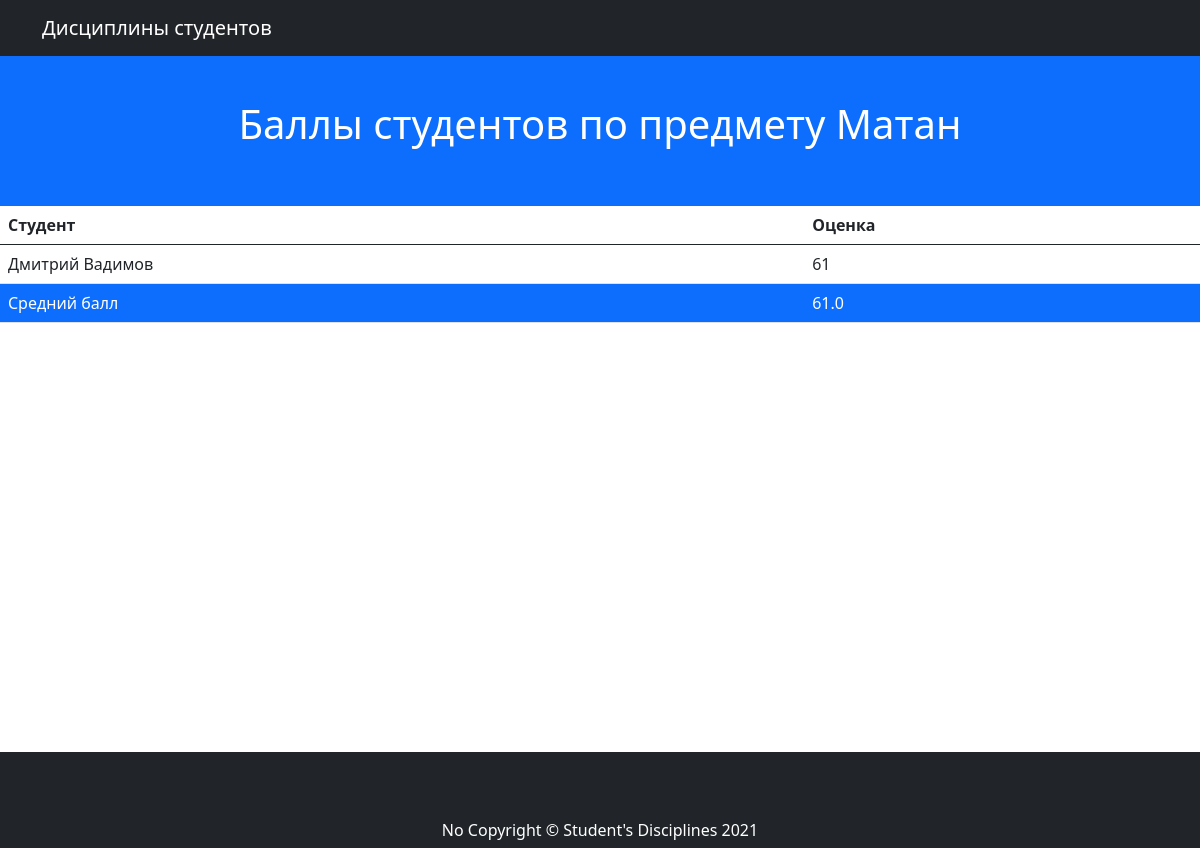
Page /matan_marks/ on the earlier database version.
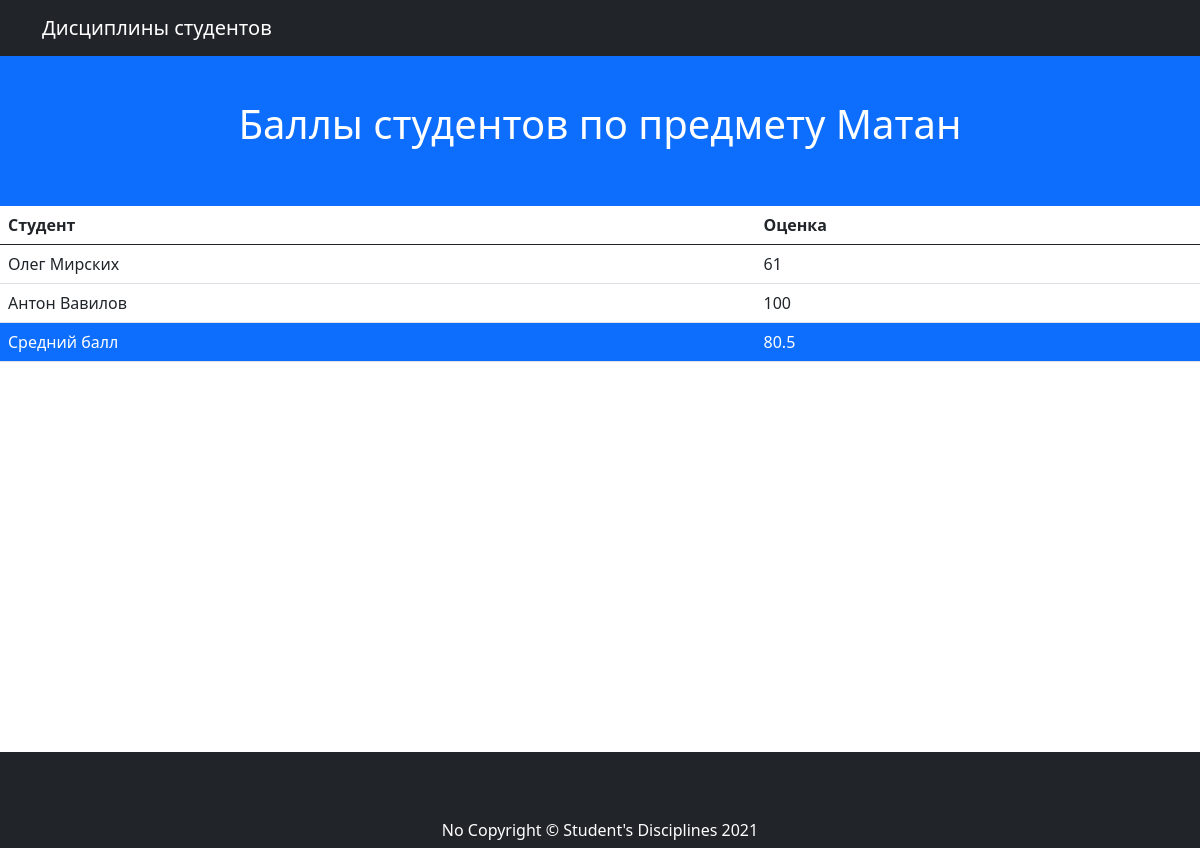
Same page on the later database version.
### mainapp/models.py (models this page shows, shortened)
class Discipline(models.Model):
    discipline_name = models.CharField(max_length=255, verbose_name='Название дисциплины')
    slug = models.SlugField(unique=True, default=None)
    def __str__(self):
        return self.discipline_name

class Mark(models.Model):
    student = models.ForeignKey(Student, verbose_name='Студент', on_delete=models.CASCADE)
    discipline = models.ForeignKey(Discipline, verbose_name='Предмет', on_delete=models.CASCADE)
    mark = models.PositiveIntegerField(default=0)

class Student(models.Model):
    group = models.ForeignKey(Group, verbose_name='Группа', on_delete=models.CASCADE)
    first_name = models.CharField(max_length=255, verbose_name='Имя')
    last_name = models.CharField(max_length=255, verbose_name='Фамилия')
    def __str__(self):
        return '{} {}'.format(self.first_name, self.last_name)

### mainapp/views.py (the view)
# urls.py: path('<str:slug>_marks/', MarksManagerByDiscipline.as_view(), name='discipline_marks'),
class MarksManagerByDiscipline(View):
    @staticmethod
    def get(request, **kwargs):
        discipline_slug = kwargs.get('slug')
        discipline = Discipline.objects.get(slug=discipline_slug)
        marks = Mark.objects.filter(discipline=discipline)
        avg_mark_ = marks.values_list('mark', flat=True)
        avg_mark = Query.get_query(avg_mark_, 'Arithmetic')
        context = {
            'discipline': discipline,
            'marks': marks,
            'avg_marks': avg_mark,
        }
        return render(request, 'discipline_marks.html', context)

### mainapp/algorithms.py (called while the page is built)
    def calculate_avg(self, array):
        length = len(array)
        summary = sum(array)
        avg = summary / length
        return avg

    @staticmethod
    def get_query(array, strategy):
        global algorithm
        if strategy == 'Arithmetic':
            algorithm = Arithmetic()
        elif strategy == 'Median':
            algorithm = Median()
        result = algorithm.calculate_avg(array)
        return result

### mainapp/templates/discipline_marks.html
{% extends 'base.html' %}
{% block content %}
<html lang="ru">
  <header class="bg-primary text-white">
      <h1 class="text-center">Баллы студентов по предмету {{ discipline }}</h1>
  </header>
<table class="table">
    <thead>
    <tr class="first-table-row">
        <th scope="col">Студент</th>
        <th scope="col">Оценка</th>
    </tr>
    </thead>
  <tbody>
    {% for i in marks %}
        <tr><td> {{ i.student }} </td>
            <td> {{ i.mark }} </td></tr>
    {% endfor %}
    <tr class="bg-primary text-white">
        <td> Средний балл </td>
        <td> {{ avg_marks }} </td>
    </tr>
  </tbody>
</table>
</html>
{% endblock content %}

### mainapp/templates/base.html (shortened to what this page needs)
<head>
  <link href="https://cdn.jsdelivr.net/npm/bootstrap@5.0.0-beta2/dist/css/bootstrap.min.css" rel="stylesheet">
</head>
<body id="page-top">
  <nav class="navbar navbar-expand-lg navbar-dark bg-dark fixed-top" id="mainNav">
    <div class="container">
      <a class="navbar-brand js-scroll-trigger" href="/">Дисциплины студентов</a>
    </div>
  </nav>
  {% block  content %}{% endblock content %}
  <footer class="py-5 bg-dark">
    <div class="container">
      <p class="m-0 text-center text-white">No Copyright &copy; Student's Disciplines 2021</p>
    </div>
  </footer>
</body>

### mainapp/templates/base.html (style rules this page uses)
header { padding: 100px 0 50px; }
html { position: relative; min-height: 100%; }
body { margin-bottom: 60px; }
footer { position: absolute; bottom: 0; width: 100%; height: 50px; line-height: 60px; background-color: #f5f5f5; }

Differences in the rows shown:
removed Mark: student "Дмитрий Вадимов", mark "61"
added Mark: student "Олег Мирских", mark "61"
added Mark: student "Антон Вавилов", mark "100"
Other differences:
{{ avg_marks }}: "61.0" → "80.5"
